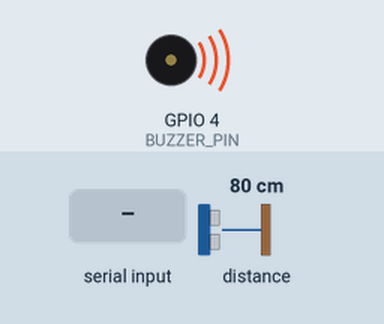
This sketch was run on a simulated ESP32. Shown: buzzer (waves = sounding, pin HIGH). The test bench sets the inputs (shaded band); at power-on: distance to the obstacle 80 cm. I2S audio is not simulated (input reads silence); what the sketch prints to the serial monitor is not drawn.

Above: at 2.2 s.
2.3 s: "BUZZER_ON\n" received over Serial
At 3.1 s:
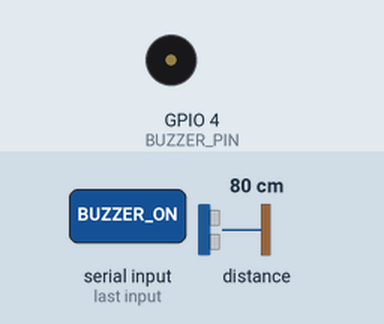
3.8 s: distance to the obstacle set to 250 cm
5.7 s: "PING\n" received over Serial
7.2 s: "STATUS\n" received over Serial
Timing chart, 0 to 9.7 s (numbered marks = the images above; inputs shaded):
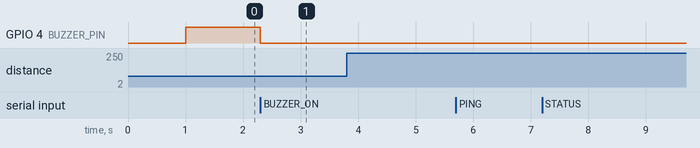

The sketch:

esp32.ino
```cpp
#include <Wire.h>
#include <Adafruit_VL53L0X.h>
#include <driver/i2s.h>

// =====================================================
// SMART DOOR SECURITY - ESP32
// =====================================================

// -----------------------------
// VL53L0X
// -----------------------------
#define TOF_SDA 21
#define TOF_SCL 22

// -----------------------------
// ACTIVE-LOW BUZZER
// -----------------------------
#define BUZZER_PIN 4

// -----------------------------
// INMP441 MICROPHONE - I2S0
// -----------------------------
#define MIC_I2S I2S_NUM_0

#define MIC_SD   32
#define MIC_WS   25
#define MIC_SCK  33

// -----------------------------
// MAX98357A SPEAKER - I2S1
// -----------------------------
#define SPK_I2S I2S_NUM_1

#define SPK_DIN  14
#define SPK_BCLK 26
#define SPK_LRC  27

// -----------------------------
// SETTINGS
// -----------------------------
#define SERIAL_BAUD 115200
#define SAMPLE_RATE 16000

Adafruit_VL53L0X tof;

bool tofReady = false;
bool micReady = false;
bool speakerReady = false;


// =====================================================
// BUZZER
// =====================================================

void buzzerON()
{
  // ACTIVE-LOW
  digitalWrite(BUZZER_PIN, LOW);
}

void buzzerOFF()
{
  // ACTIVE-LOW
  digitalWrite(BUZZER_PIN, HIGH);
}


// =====================================================
// MICROPHONE SETUP
// =====================================================

void setupMicrophone()
{
  i2s_config_t config = {
    .mode = (i2s_mode_t)(
      I2S_MODE_MASTER |
      I2S_MODE_RX
    ),

    .sample_rate = SAMPLE_RATE,

    .bits_per_sample =
      I2S_BITS_PER_SAMPLE_32BIT,

    .channel_format =
      I2S_CHANNEL_FMT_ONLY_LEFT,

    .communication_format =
      I2S_COMM_FORMAT_I2S,

    .intr_alloc_flags =
      ESP_INTR_FLAG_LEVEL1,

    .dma_buf_count = 8,

    .dma_buf_len = 256,

    .use_apll = false,

    .tx_desc_auto_clear = false,

    .fixed_mclk = 0
  };

  i2s_pin_config_t pins = {
    .bck_io_num = MIC_SCK,
    .ws_io_num = MIC_WS,

    .data_out_num =
      I2S_PIN_NO_CHANGE,

    .data_in_num = MIC_SD
  };

  esp_err_t result =
    i2s_driver_install(
      MIC_I2S,
      &config,
      0,
      NULL
    );

  if (result != ESP_OK)
  {
    Serial.println("MIC_ERROR");
    return;
  }

  result =
    i2s_set_pin(
      MIC_I2S,
      &pins
    );

  if (result != ESP_OK)
  {
    Serial.println("MIC_PIN_ERROR");
    return;
  }

  i2s_zero_dma_buffer(MIC_I2S);

  micReady = true;

  Serial.println("MIC_OK");
}


// =====================================================
// SPEAKER SETUP
// =====================================================

void setupSpeaker()
{
  i2s_config_t config = {

    .mode = (i2s_mode_t)(
      I2S_MODE_MASTER |
      I2S_MODE_TX
    ),

    .sample_rate = SAMPLE_RATE,

    .bits_per_sample =
      I2S_BITS_PER_SAMPLE_16BIT,

    .channel_format =
      I2S_CHANNEL_FMT_RIGHT_LEFT,

    .communication_format =
      I2S_COMM_FORMAT_I2S,

    .intr_alloc_flags =
      ESP_INTR_FLAG_LEVEL1,

    .dma_buf_count = 8,

    .dma_buf_len = 256,

    .use_apll = false,

    .tx_desc_auto_clear = true,

    .fixed_mclk = 0
  };

  i2s_pin_config_t pins = {

  .mck_io_num = I2S_PIN_NO_CHANGE,

  .bck_io_num = SPK_BCLK,

  .ws_io_num = SPK_LRC,

  .data_out_num = SPK_DIN,

  .data_in_num = I2S_PIN_NO_CHANGE
};

  esp_err_t result =
    i2s_driver_install(
      SPK_I2S,
      &config,
      0,
      NULL
    );

  if (result != ESP_OK)
  {
    Serial.println("SPEAKER_ERROR");
    return;
  }

  result =
    i2s_set_pin(
      SPK_I2S,
      &pins
    );

  if (result != ESP_OK)
  {
    Serial.println("SPEAKER_PIN_ERROR");
    return;
  }

  i2s_zero_dma_buffer(SPK_I2S);

  speakerReady = true;

  Serial.println("SPEAKER_OK");
}


// =====================================================
// TOF DISTANCE
// =====================================================

void readDistance()
{
  if (!tofReady)
    return;

  VL53L0X_RangingMeasurementData_t measurement;

  tof.rangingTest(
    &measurement,
    false
  );

  if (measurement.RangeStatus == 4)
  {
    Serial.println("DIST_INVALID");
    return;
  }

  uint16_t mm =
    measurement.RangeMilliMeter;

  Serial.print("DIST:");
  Serial.println(mm);
}


// =====================================================
// MICROPHONE TEST LEVEL
// =====================================================

void microphoneLevel()
{
  if (!micReady)
  {
    Serial.println("MIC_NOT_READY");
    return;
  }

  int32_t buffer[256];

  size_t bytesRead = 0;

  esp_err_t result =
    i2s_read(
      MIC_I2S,
      buffer,
      sizeof(buffer),
      &bytesRead,
      100 / portTICK_PERIOD_MS
    );

  if (result != ESP_OK ||
      bytesRead == 0)
  {
    Serial.println("MIC_READ_ERROR");
    return;
  }

  int samples =
    bytesRead / sizeof(int32_t);

  long long total = 0;

  for (int i = 0; i < samples; i++)
  {
    int32_t sample =
      buffer[i] >> 14;

    total += abs(sample);
  }

  long average =
    total / samples;

  Serial.print("MIC_LEVEL:");
  Serial.println(average);
}


// =====================================================
// COMMAND PROCESSING
// =====================================================

void processCommand(String command)
{
  command.trim();

  // -----------------------------
  // PING
  // -----------------------------

  if (command == "PING")
  {
    Serial.println("PONG");
  }

  // -----------------------------
  // STATUS
  // -----------------------------

  else if (command == "STATUS")
  {
    Serial.println("ESP32:OK");

    Serial.print("TOF:");
    Serial.println(
      tofReady ? "OK" : "ERROR"
    );

    Serial.print("MIC:");
    Serial.println(
      micReady ? "OK" : "ERROR"
    );

    Serial.print("SPEAKER:");
    Serial.println(
      speakerReady ? "OK" : "ERROR"
    );

    Serial.println("BUZZER:ACTIVE_LOW");
  }

  // -----------------------------
  // BUZZER
  // -----------------------------

  else if (command == "BUZZER_ON")
  {
    buzzerON();
    Serial.println("BUZZER:ON");
  }

  else if (command == "BUZZER_OFF")
  {
    buzzerOFF();
    Serial.println("BUZZER:OFF");
  }

  // -----------------------------
  // MIC
  // -----------------------------

  else if (command == "MIC_TEST")
  {
    Serial.println("MIC_TEST");

    for (int i = 0; i < 20; i++)
    {
      microphoneLevel();
      delay(100);
    }

    Serial.println("MIC_TEST_END");
  }

  // -----------------------------
  // GREETING
  // -----------------------------

  else if (command == "GREETING")
  {
    Serial.println("GREETING_REQUEST");
  }

  // -----------------------------
  // UNKNOWN
  // -----------------------------

  else
  {
    Serial.print("UNKNOWN_COMMAND:");
    Serial.println(command);
  }
}


// =====================================================
// SETUP
// =====================================================

void setup()
{
  Serial.begin(SERIAL_BAUD);

  delay(1000);

  Serial.println();
  Serial.println(
    "================================"
  );
  Serial.println(
    " SMART DOOR SECURITY ESP32"
  );
  Serial.println(
    "================================"
  );

  // -----------------------------
  // BUZZER
  // -----------------------------

  pinMode(
    BUZZER_PIN,
    OUTPUT
  );

  // ACTIVE-LOW
  // HIGH = OFF
  buzzerOFF();

  Serial.println("BUZZER_OK");

  // -----------------------------
  // I2C / TOF
  // -----------------------------

  Wire.begin(
    TOF_SDA,
    TOF_SCL
  );

  if (!tof.begin())
  {
    Serial.println("TOF_ERROR");

    tofReady = false;
  }
  else
  {
    Serial.println("TOF_OK");

    tofReady = true;
  }

  // -----------------------------
  // AUDIO
  // -----------------------------

  setupMicrophone();

  setupSpeaker();

  // -----------------------------
  // READY
  // -----------------------------

  Serial.println(
    "================================"
  );

  Serial.println(
    "ESP32_READY"
  );

  Serial.println(
    "================================"
  );
}


// =====================================================
// MAIN LOOP
// =====================================================

void loop()
{
  // -----------------------------
  // SERIAL COMMANDS
  // -----------------------------

  if (Serial.available())
  {
    String command =
      Serial.readStringUntil('\n');

    processCommand(command);
  }

  // -----------------------------
  // DISTANCE
  // -----------------------------

  static unsigned long lastDistance =
    0;

  if (millis() - lastDistance >= 100)
  {
    lastDistance = millis();

    readDistance();
  }

  delay(5);
}
```

Measured:
- after the input at 2.3 s, GPIO 4 (BUZZER_PIN): HIGH → LOW at once
- after the input at 3.8 s, every drawn part: stays the same
- after the input at 5.7 s, every drawn part: stays the same
- after the input at 7.2 s, every drawn part: stays the same
